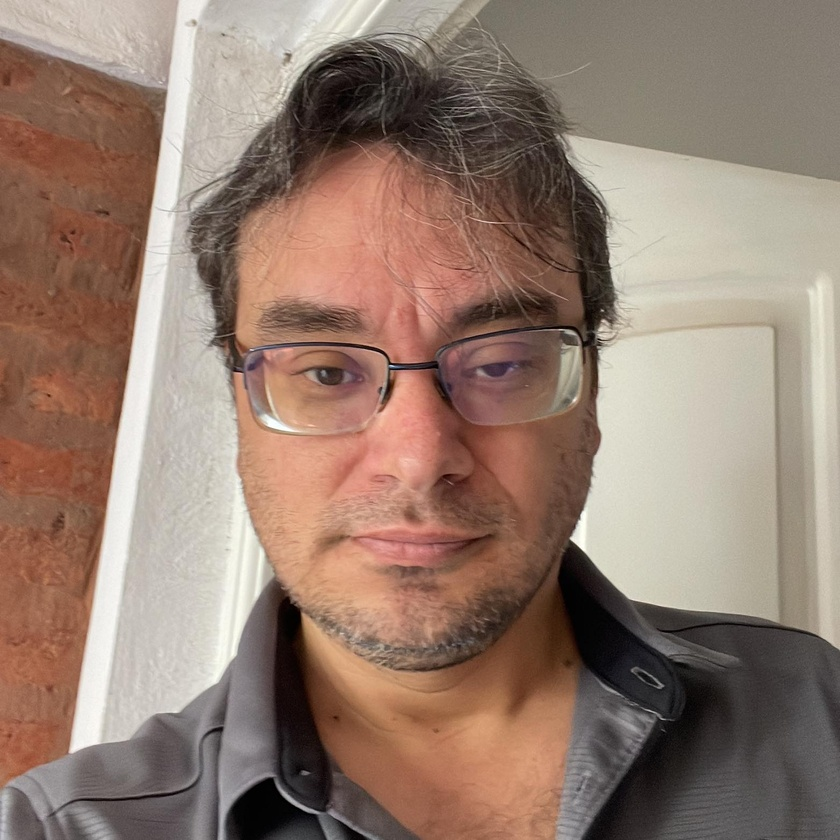
#> input picture foto_perfil.jpg, 840 x 840 px, shrunk from 1564 x 1564 before the run
$ python contorno.py
#> lines starting #> are read from the running program, lines starting #| are printed output that depends on the picture
import cv2

image = cv2.imread('foto_perfil.jpg')
#> image is the input picture: shape (840, 840, 3); mean B, G, R 111.8, 125.2, 148.6
gray_image = cv2.cvtColor(image,cv2.COLOR_BGR2GRAY)
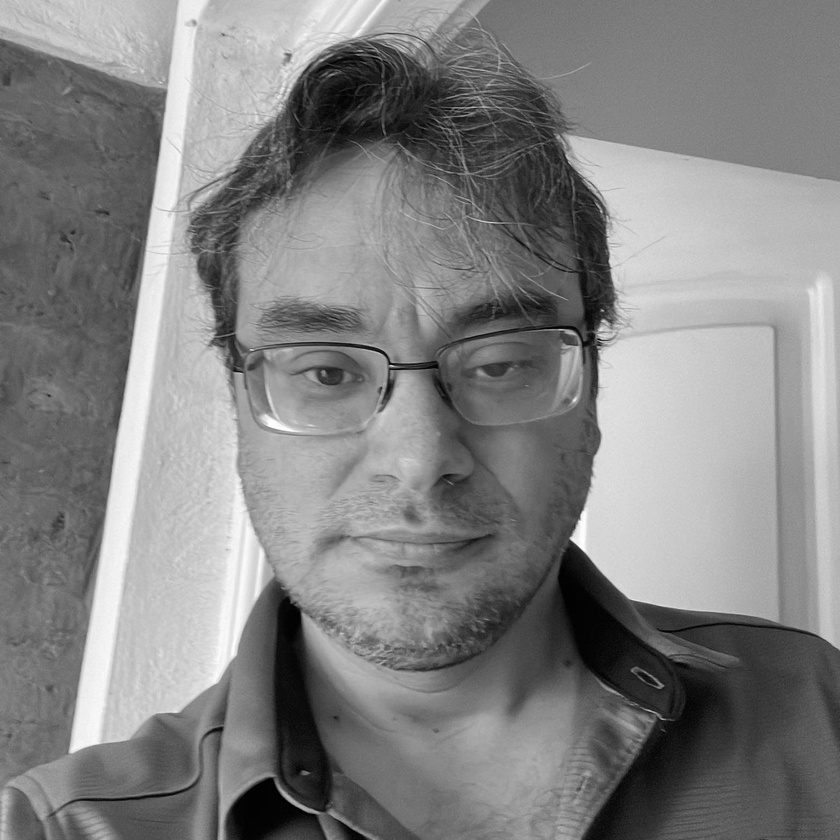
#> gray_image: shape (840, 840); min 0, max 254, mean 130.6
inverted=255-gray_image
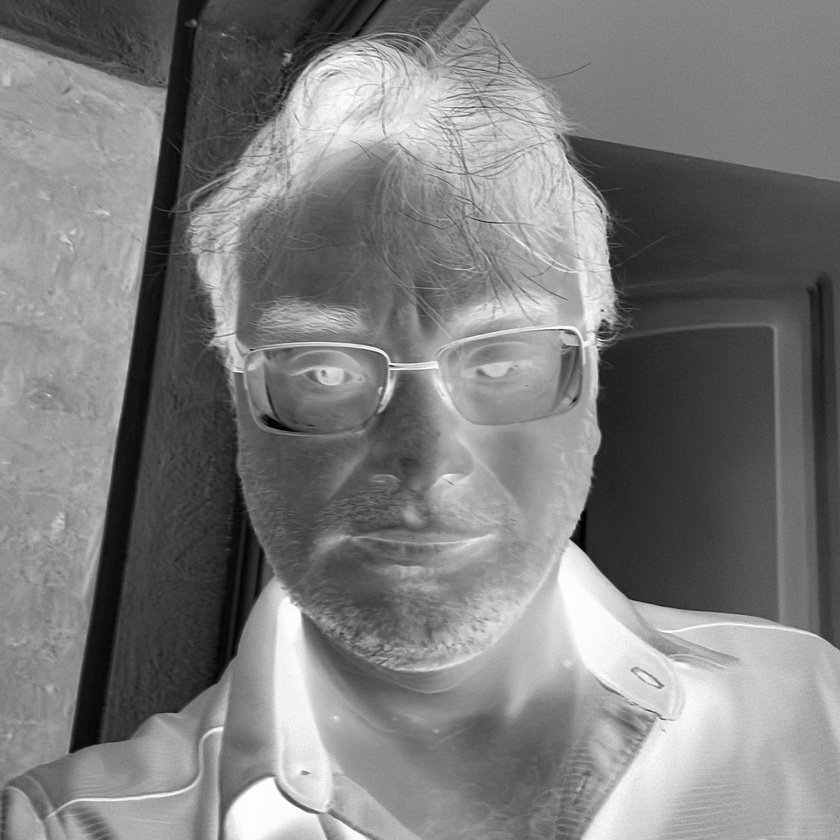
#> inverted: shape (840, 840); min 1, max 255, mean 124.4
blur = cv2.GaussianBlur(inverted,(21,21),0)
invertedblur = 255-blur
sketch = cv2.divide(gray_image, invertedblur,scale=256.0)
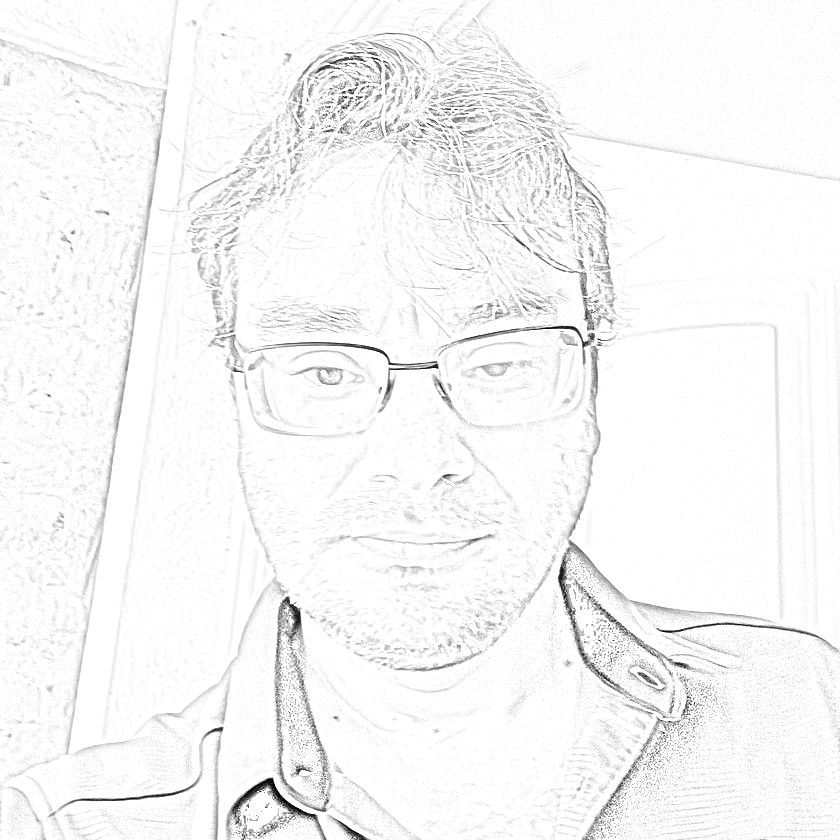
#> sketch: shape (840, 840); min 0, max 255, mean 246.7
cv2.imwrite('sketch_image.png',sketch)
cv2.imshow('Image', sketch)
